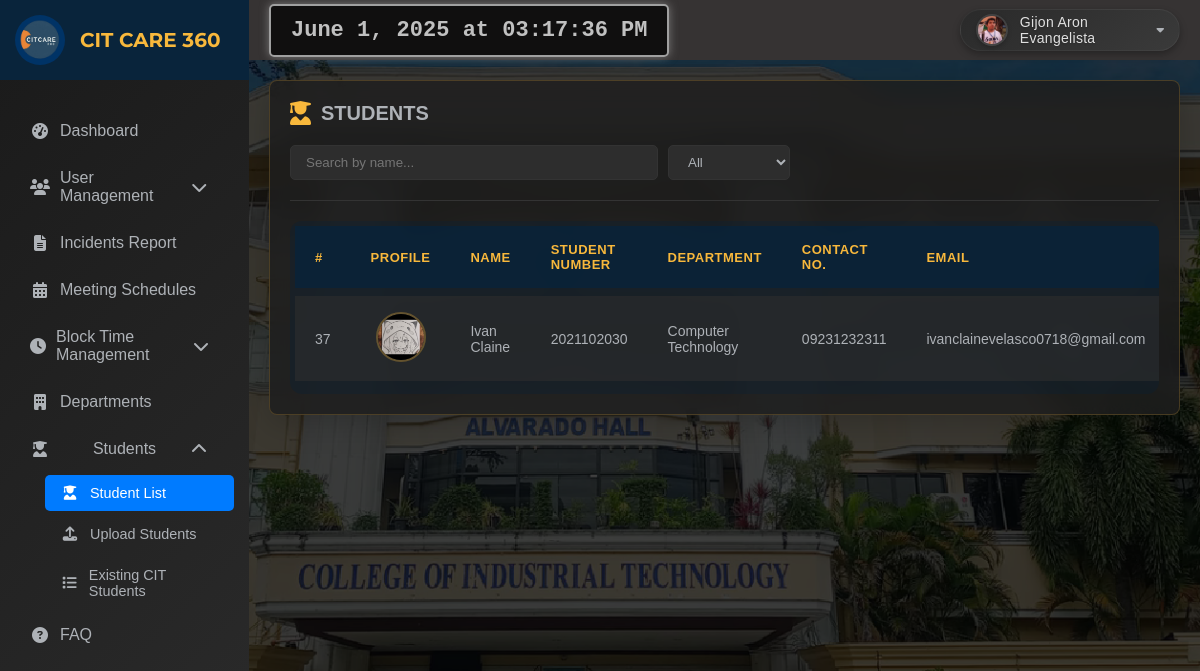
The page /darkModeAdmin/student.php (signed in) on the database its author committed.
### tables this page shows
CREATE TABLE `users` (
  `id` int(11) NOT NULL,
  `first_name` varchar(50) NOT NULL,
  `last_name` varchar(50) NOT NULL,
  `email` varchar(100) NOT NULL,
  `phone_number` varchar(15) NOT NULL,
  `department` int(11) NOT NULL,
  `student_number` varchar(20) NOT NULL,
  `password` varchar(255) NOT NULL,
  `user_profile` varchar(255) DEFAULT NULL,
  `created_at` timestamp NOT NULL DEFAULT current_timestamp(),
  `middle_name` varchar(50) DEFAULT NULL
);

CREATE TABLE `departments` (
  `id` int(11) NOT NULL,
  `name` varchar(255) NOT NULL,
  `created_at` timestamp NOT NULL DEFAULT current_timestamp(),
  `updated_at` timestamp NOT NULL DEFAULT current_timestamp() ON UPDATE current_timestamp()
);

### darkModeAdmin/student.php (the view, shortened to what this page needs)
<?php
include('../connection/connection.php');
$userId = $_SESSION['user_id'];
$query = "SELECT profile_image, name FROM admin_users WHERE id = ?";
$stmt = $conn->prepare($query);
$stmt->bind_param("i", $userId);
$stmt->execute();
$result = $stmt->get_result();
$user = $result->fetch_assoc();
if ($user) {
    $profileImage = '../image/' . $user['profile_image'];
    $userName = $user['name'];
} else {
    $profileImage = '../image/default.png';
    $userName = 'Guest';
}
?>
<!DOCTYPE html>
<html lang="en">
    <head>
        <link rel="stylesheet" href="https://cdnjs.cloudflare.com/ajax/libs/font-awesome/6.5.1/css/all.min.css">
    </head>
    <body>
        <div class="sidebar">
            <div class="logo-container" style="text-align: center;">
                <img src="../image/logo.png" alt="Logo" style="width: 50px; height: 50px; margin-right: 10px;">
                <h1 style="font-size: 20px; color: #F8B83C; margin: 0 5px;">CIT CARE 360</h1>
            </div>
            <ul class="nav-links">
                <li>
                    <a href="dashboard.php">
                        <i class="fas fa-tachometer-alt"></i>Dashboard
                    </a>
                </li>
                <li class="dropdown">
                    <a href="#" class="dropdown-toggle">
                        <i class="fas fa-users"></i>User Management
                        <i class="fas fa-chevron-down arrow"></i>
                    </a>
                </li>
                <li>
                    <a href="incidentsReport.php">
                        <i class="fas fa-file-alt"></i>Incidents Report
                    </a>
                </li>
                <li>
                    <a href="meetingSchedules.php">
                        <i class="fas fa-calendar-alt"></i>Meeting Schedules
                    </a>
                </li>
                <li class="dropdown">
                    <a href="#" class="dropdown-toggle">
                        <i class="fas fa-clock"></i>Block Time Management
                        <i class="fas fa-chevron-down arrow"></i>
                    </a>
                </li>
                <li>
                    <a href="departments.php">
                        <i class="fas fa-building"></i>Departments
                    </a>
                </li>
                <li class="dropdown open">
                    <a href="#" class="dropdown-toggle">
                        <i class="fas fa-user-graduate"></i>Students
                        <i class="fas fa-chevron-down arrow"></i>
                    </a>
                    <ul class="submenu">
                        <li class="active"><a href="student.php"><i class="fas fa-user-graduate"></i>Student List</a></li>
                        <li><a href="uploadStudents.php"><i class="fas fa-upload"></i>Upload Students</a></li>
                        <li><a href="existingStudents.php"><i class="fas fa-list"></i>Existing CIT Students</a></li>
                    </ul>
                </li>
                <li>
                    <a href="faq.php">
                        <i class="fas fa-question-circle"></i>FAQ
                    </a>
                </li>
            </ul>
        </div>
        <div class="topbar">
            <div class="time-label" id="currentDateTime"></div>
            <div class="profile-container">
                <img src="<?php echo htmlspecialchars($profileImage); ?>" alt="Profile Picture">
                <span class="profile-name"><?php echo htmlspecialchars($userName); ?></span>
                <i class="fas fa-caret-down"></i>
            </div>
        </div>
            <div class="main-content">
                <div class="content-card dashboard-table">
                    <div class="table-header">
                        <i class="fas fa-user-graduate"></i>
                        <h2>STUDENTS</h2>
                    </div>
                    <div class="header-actions" style="justify-content: flex-end;">
                        <div class="search-container">
                            <input type="text" id="searchInput" placeholder="Search by name..." />
                            <select id="searchCategory">
                                <option value="all">All</option>
                            </select>
                        </div>
                    </div>
                    <hr class="header-line">
                    <div class="table-container">
                        <table id="studentsTable">
                            <thead>
                                <tr>
                                    <th>#</th>
                                    <th>Profile</th>
                                    <th>Name</th>
                                    <th>Student Number</th>
                                    <th>Department</th>
                                    <th>Contact No.</th>
                                    <th>Email</th>
                                </tr>
                            </thead>
                            <tbody>
                            <?php
                            $query = "
                                SELECT u.id, u.first_name, u.last_name, u.email, u.phone_number, d.name AS department_name, u.student_number, u.user_profile
                                FROM users u
                                JOIN departments d ON u.department = d.id";
                            $result = $conn->query($query);
                            if ($result && $result->num_rows > 0) {
                                while ($row = $result->fetch_assoc()) {
                                    echo "<tr>";
                                    echo "<td>{$row['id']}</td>";
                                    echo "<td style='text-align: center;'>";
                                    $userProfile = !empty($row['user_profile']) ? htmlspecialchars($row['user_profile']) : '';
                                    $imagePath = "../image/{$userProfile}";
                                    if ($userProfile && file_exists($imagePath)) {
                                        echo "<img src='{$imagePath}' alt='Profile Image' width='50' height='50' class='profile-image' data-fullsize='{$imagePath}' style='border-radius: 50%; object-fit: cover;'>";
                                    } else {
                                        echo "<img src='../image/default.png' alt='Default Image' width='50' height='50' class='profile-image' style='border-radius: 50%; object-fit: cover;'>";
                                        echo "<p style='color: red;'>Image not found: {$imagePath}</p>";
                                    }
                                    echo "</td>";
                                    echo "<td>{$row['first_name']} {$row['last_name']}</td>";
                                    echo "<td>{$row['student_number']}</td>";
                                    echo "<td>{$row['department_name']}</td>";
                                    echo "<td>{$row['phone_number']}</td>";
                                    echo "<td>{$row['email']}</td>";
                                    echo "</tr>";
                                }
                            } else {
                                echo "<tr><td colspan='7'>No users found.</td></tr>";
                            }
                            ?>
                            </tbody>
                        </table>
                    </div>
                </div>
            </div>
    </body>
</html>

### rows shown on the page
users: id "37", user_profile (picture), first_name "Ivan", last_name "Claine", student_number "2021102030", department.name "Computer Technology", phone_number "09231232311", email "ivanclainevelasco0718@gmail.com"

### other values the page prints
$userName "Gijon Aron Evangelista"
